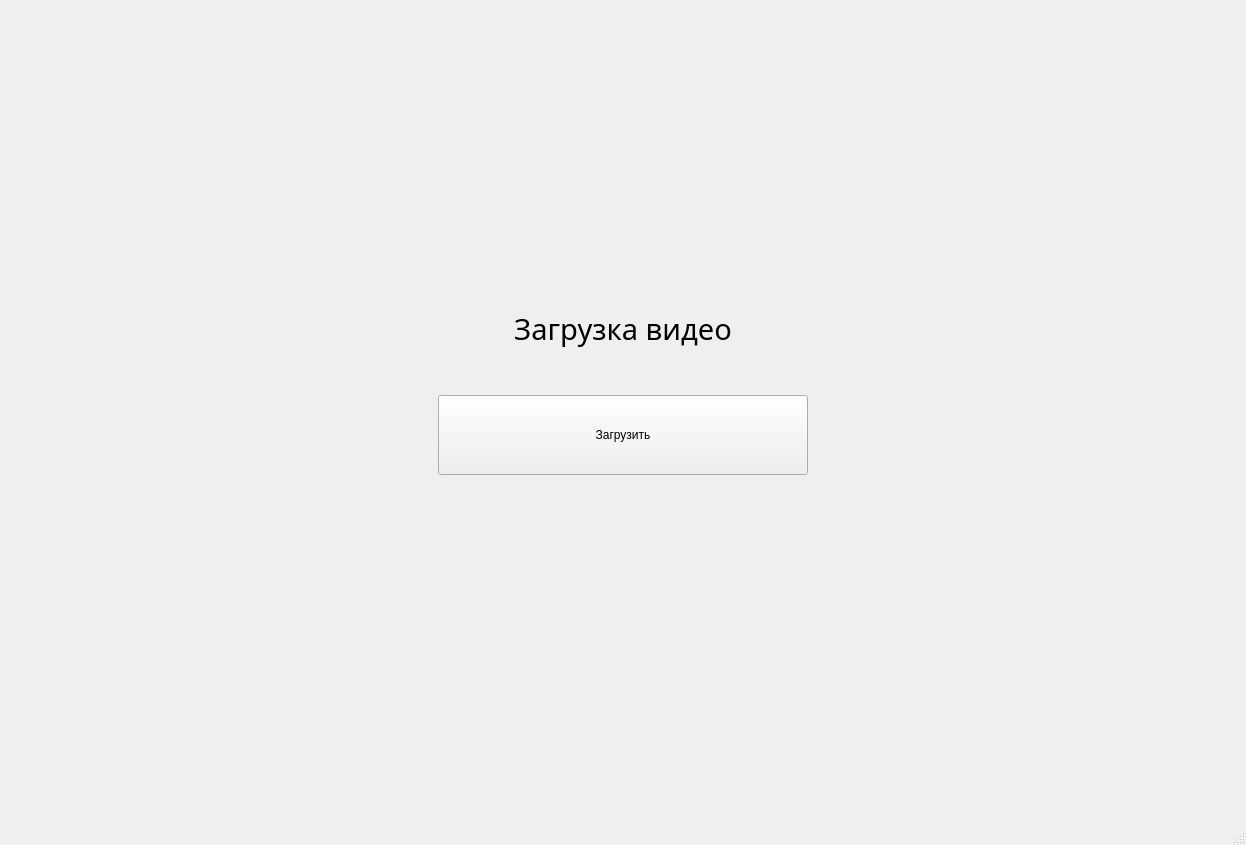
<?xml version="1.0" encoding="UTF-8"?>
<ui version="4.0">
 <class>MainWindow</class>
 <widget class="QMainWindow" name="MainWindow">
  <property name="geometry">
   <rect>
    <x>0</x>
    <y>0</y>
    <width>1246</width>
    <height>845</height>
   </rect>
  </property>
  <property name="windowTitle">
   <string>MainWindow</string>
  </property>
  <widget class="QWidget" name="centralwidget">
   <property name="layoutDirection">
    <enum>Qt::LeftToRight</enum>
   </property>
   <property name="autoFillBackground">
    <bool>false</bool>
   </property>
   <layout class="QVBoxLayout" name="verticalLayout" stretch="0,0,0,0,0,0,0">
    <property name="sizeConstraint">
     <enum>QLayout::SetDefaultConstraint</enum>
    </property>
    <item>
     <spacer name="verticalSpacer_4">
      <property name="orientation">
       <enum>Qt::Vertical</enum>
      </property>
      <property name="sizeHint" stdset="0">
       <size>
        <width>20</width>
        <height>40</height>
       </size>
      </property>
     </spacer>
    </item>
    <item>
     <widget class="QLabel" name="main_text">
      <property name="font">
       <font>
        <family>Dubai</family>
        <pointsize>22</pointsize>
       </font>
      </property>
      <property name="text">
       <string>Загрузка видео</string>
      </property>
      <property name="textFormat">
       <enum>Qt::RichText</enum>
      </property>
      <property name="alignment">
       <set>Qt::AlignCenter</set>
      </property>
      <property name="wordWrap">
       <bool>true</bool>
      </property>
     </widget>
    </item>
    <item>
     <spacer name="verticalSpacer_2">
      <property name="orientation">
       <enum>Qt::Vertical</enum>
      </property>
      <property name="sizeType">
       <enum>QSizePolicy::Fixed</enum>
      </property>
      <property name="sizeHint" stdset="0">
       <size>
        <width>20</width>
        <height>40</height>
       </size>
      </property>
     </spacer>
    </item>
    <item>
     <layout class="QHBoxLayout" name="horizontalLayout" stretch="0,0,0">
      <property name="spacing">
       <number>2</number>
      </property>
      <property name="sizeConstraint">
       <enum>QLayout::SetNoConstraint</enum>
      </property>
      <item>
       <spacer name="horizontalSpacer_3">
        <property name="orientation">
         <enum>Qt::Horizontal</enum>
        </property>
        <property name="sizeType">
         <enum>QSizePolicy::Preferred</enum>
        </property>
        <property name="sizeHint" stdset="0">
         <size>
          <width>40</width>
          <height>20</height>
         </size>
        </property>
       </spacer>
      </item>
      <item>
       <widget class="QPushButton" name="upload">
        <property name="enabled">
         <bool>true</bool>
        </property>
        <property name="sizePolicy">
         <sizepolicy hsizetype="Minimum" vsizetype="Minimum">
          <horstretch>143</horstretch>
          <verstretch>57</verstretch>
         </sizepolicy>
        </property>
        <property name="minimumSize">
         <size>
          <width>370</width>
          <height>80</height>
         </size>
        </property>
        <property name="maximumSize">
         <size>
          <width>370</width>
          <height>80</height>
         </size>
        </property>
        <property name="baseSize">
         <size>
          <width>410</width>
          <height>256</height>
         </size>
        </property>
        <property name="text">
         <string>Загрузить</string>
        </property>
       </widget>
      </item>
      <item>
       <spacer name="horizontalSpacer_4">
        <property name="orientation">
         <enum>Qt::Horizontal</enum>
        </property>
        <property name="sizeType">
         <enum>QSizePolicy::Preferred</enum>
        </property>
        <property name="sizeHint" stdset="0">
         <size>
          <width>40</width>
          <height>20</height>
         </size>
        </property>
       </spacer>
      </item>
     </layout>
    </item>
    <item>
     <spacer name="verticalSpacer_3">
      <property name="orientation">
       <enum>Qt::Vertical</enum>
      </property>
      <property name="sizeType">
       <enum>QSizePolicy::Fixed</enum>
      </property>
      <property name="sizeHint" stdset="0">
       <size>
        <width>20</width>
        <height>20</height>
       </size>
      </property>
     </spacer>
    </item>
    <item>
     <layout class="QHBoxLayout" name="horizontalLayout_2">
      <item>
       <spacer name="horizontalSpacer">
        <property name="orientation">
         <enum>Qt::Horizontal</enum>
        </property>
        <property name="sizeType">
         <enum>QSizePolicy::Preferred</enum>
        </property>
        <property name="sizeHint" stdset="0">
         <size>
          <width>40</width>
          <height>20</height>
         </size>
        </property>
       </spacer>
      </item>
      <item>
       <spacer name="horizontalSpacer_2">
        <property name="orientation">
         <enum>Qt::Horizontal</enum>
        </property>
        <property name="sizeType">
         <enum>QSizePolicy::Preferred</enum>
        </property>
        <property name="sizeHint" stdset="0">
         <size>
          <width>40</width>
          <height>20</height>
         </size>
        </property>
       </spacer>
      </item>
     </layout>
    </item>
    <item>
     <spacer name="verticalSpacer">
      <property name="orientation">
       <enum>Qt::Vertical</enum>
      </property>
      <property name="sizeType">
       <enum>QSizePolicy::Expanding</enum>
      </property>
      <property name="sizeHint" stdset="0">
       <size>
        <width>20</width>
        <height>40</height>
       </size>
      </property>
     </spacer>
    </item>
   </layout>
  </widget>
  <widget class="QMenuBar" name="menubar">
   <property name="geometry">
    <rect>
     <x>0</x>
     <y>0</y>
     <width>1246</width>
     <height>21</height>
    </rect>
   </property>
  </widget>
  <widget class="QStatusBar" name="statusbar"/>
 </widget>
 <resources/>
 <connections/>
</ui>
